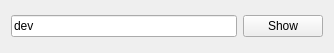
<?xml version="1.0" encoding="UTF-8"?>
<ui version="4.0">
 <class>Form</class>
 <widget class="QWidget" name="Form">
  <property name="geometry">
   <rect>
    <x>0</x>
    <y>0</y>
    <width>334</width>
    <height>53</height>
   </rect>
  </property>
  <property name="windowTitle">
   <string>Form</string>
  </property>
  <layout class="QGridLayout" name="gridLayout">
   <item row="0" column="1">
    <widget class="QPushButton" name="pushButton_2">
     <property name="text">
      <string>Show</string>
     </property>
    </widget>
   </item>
   <item row="0" column="0">
    <widget class="QLineEdit" name="lineEdit">
     <property name="text">
      <string>dev</string>
     </property>
    </widget>
   </item>
  </layout>
 </widget>
 <resources/>
 <connections>
  <connection>
   <sender>pushButton_2</sender>
   <signal>clicked()</signal>
   <receiver>Form</receiver>
   <slot>myFunc()</slot>
   <hints>
    <hint type="sourcelabel">
     <x>298</x>
     <y>22</y>
    </hint>
    <hint type="destinationlabel">
     <x>302</x>
     <y>43</y>
    </hint>
   </hints>
  </connection>
 </connections>
 <slots>
  <slot>myFunc()</slot>
 </slots>
</ui>
